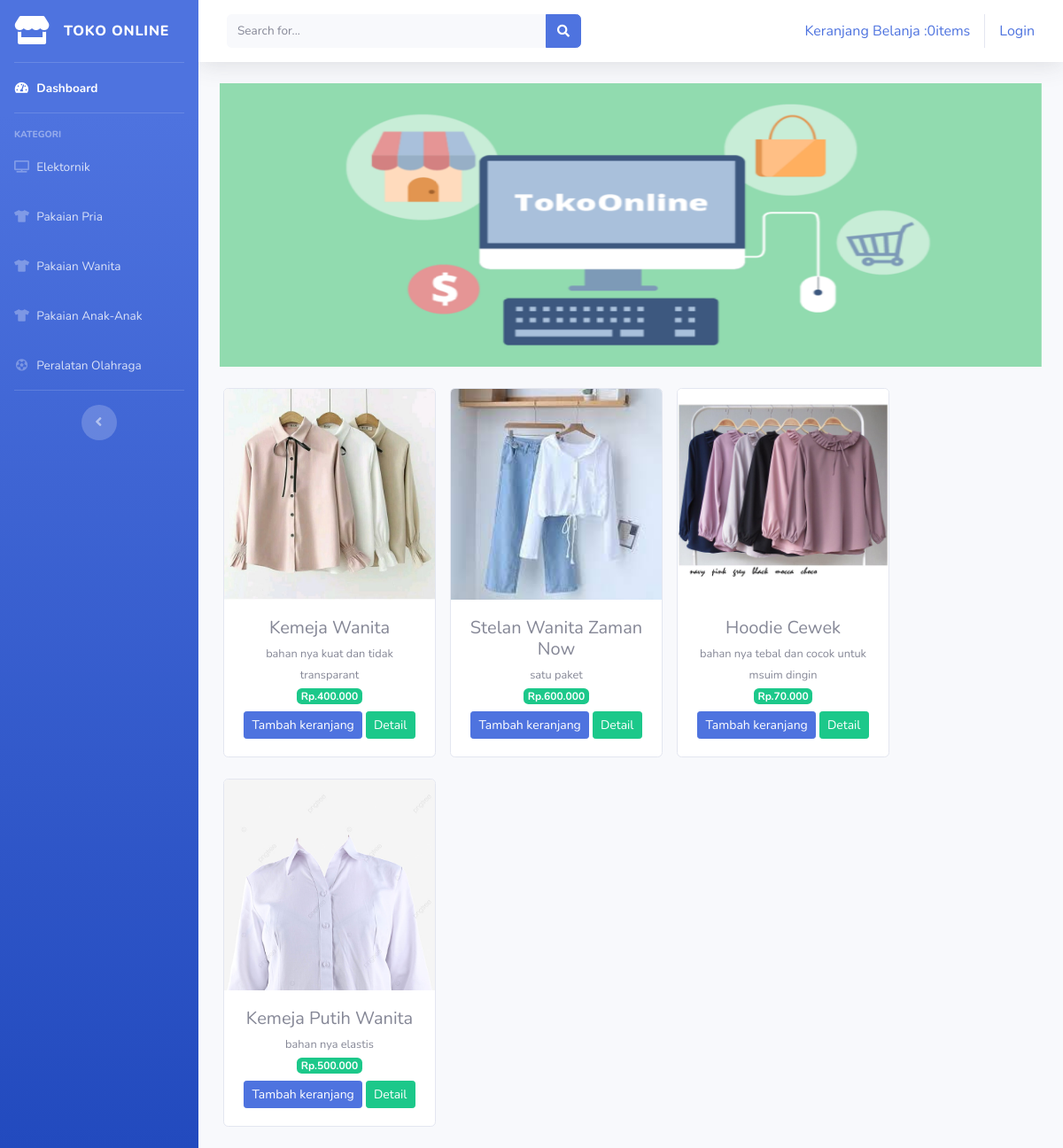
Screenshot of /index.php/kategori/pakaian_wanita with the database file from the repository.
### tables this page shows
CREATE TABLE `tb_barang` (
  `id_brg` int(11) NOT NULL,
  `nama_brg` varchar(100) NOT NULL,
  `keterangan` varchar(225) NOT NULL,
  `kategori` varchar(60) NOT NULL,
  `harga` int(11) NOT NULL,
  `stok` int(5) NOT NULL,
  `gambar` text NOT NULL
);

### application/controllers/Kategori.php (called while the page is built, shortened)
<?php
	class Kategori extends CI_Controller{
		public function pakaian_wanita(){
			$data['pakaian_wanita'] = $this->M_kategori->data_pakaian_wanita()->result();
			$this->load->view('templates/header');
			$this->load->view('templates/sidebar');
			$this->load->view('pakaian_wanita',$data);
			$this->load->view('templates/footer');
		}
	}

### index.php (called while the page is built, shortened)
<?php
require_once BASEPATH.'core/CodeIgniter.php';

### application/models/M_kategori.php (called while the page is built, shortened)
<?php
	class M_kategori extends CI_Model{
		public function data_pakaian_wanita(){
			return $this->db->get_where('tb_barang',array('kategori' => 'pakaian wanita'));
		}
	}

### application/views/pakaian_wanita.php (the view, shortened to what this page needs)
<div class="container-fluid">
  <div id="carouselExampleSlidesOnly" class="carousel slide" data-ride="carousel">
  <div class="carousel-inner mb-4">
    <div class="carousel-item active">
        <img src="<?php echo base_url('assets/img/slider1.png') ?>" style="height:40vh" class="d-block w-100" alt="...">
    </div>
  </div>
</div>
   <div class="row text-center">
      <?php foreach ($pakaian_wanita as $brg): ?>
          <div class="card ml-3 mb-4" style="width: 15rem;">
            <img src="<?php echo base_url().'/upload/produk/'.$brg->gambar ?>" class="card-img-top" alt="...">
              <div class="card-body">
                <h5 class="card-title mb-1"><?php echo ucwords($brg->nama_brg); ?></h5>
                <small><?php echo $brg->keterangan ?></small><br>
                <span class="badge badge-success mb-2">Rp.<?php echo number_format($brg->harga, 0,',','.') ?></span><br>
                <?php echo anchor('dashboard/tambah_ke_keranjang/'.$brg->id_brg,'<div class=  "btn btn-sm btn-primary">Tambah keranjang</div>') ?>
                <?php echo anchor('dashboard/detail/'.$brg->id_brg,'<div class=  "btn btn-sm btn-success">Detail</div>') ?>
             </div>
          </div>
        <?php endforeach; ?>
   </div>
</div>

### rows the page displays
tb_barang: gambar (picture), nama_brg "Kemeja Wanita", keterangan "bahan nya kuat dan tidak transparant", harga "400.000", id_brg "Tambah keranjang", id_brg "Detail"
tb_barang: gambar (picture), nama_brg "Stelan Wanita Zaman Now", keterangan "satu paket", harga "600.000", id_brg "Tambah keranjang", id_brg "Detail"
tb_barang: gambar (picture), nama_brg "Hoodie Cewek", keterangan "bahan nya tebal dan cocok untuk msuim dingin", harga "70.000", id_brg "Tambah keranjang", id_brg "Detail"
tb_barang: gambar (picture), nama_brg "Kemeja Putih Wanita", keterangan "bahan nya elastis", harga "500.000", id_brg "Tambah keranjang", id_brg "Detail"

### other values shown
anchor('dashboard/detail_keranjang', $keranjang) "Keranjang Belanja :0items"
anchor('auth/login', 'Login') "Login"
